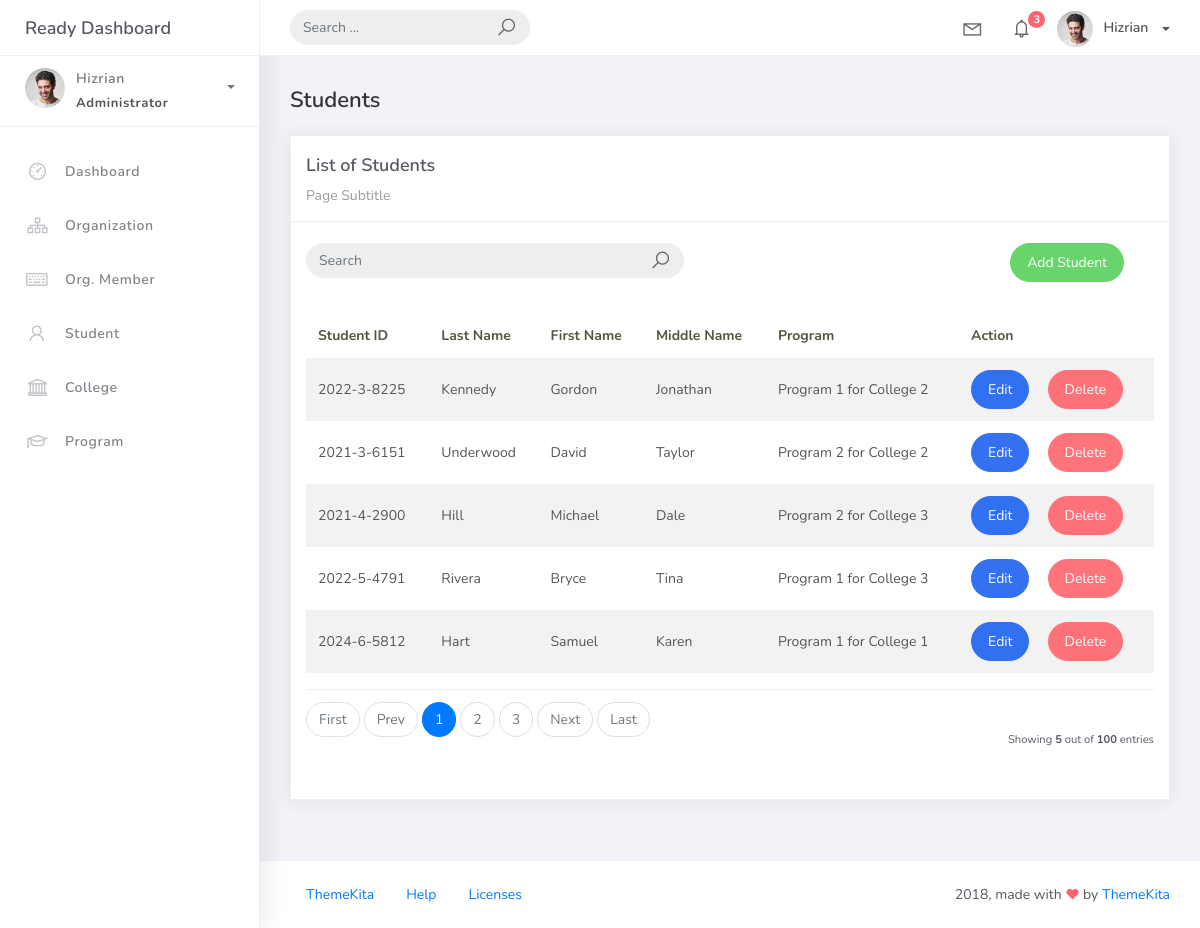
Page /student_list on the earlier database version.
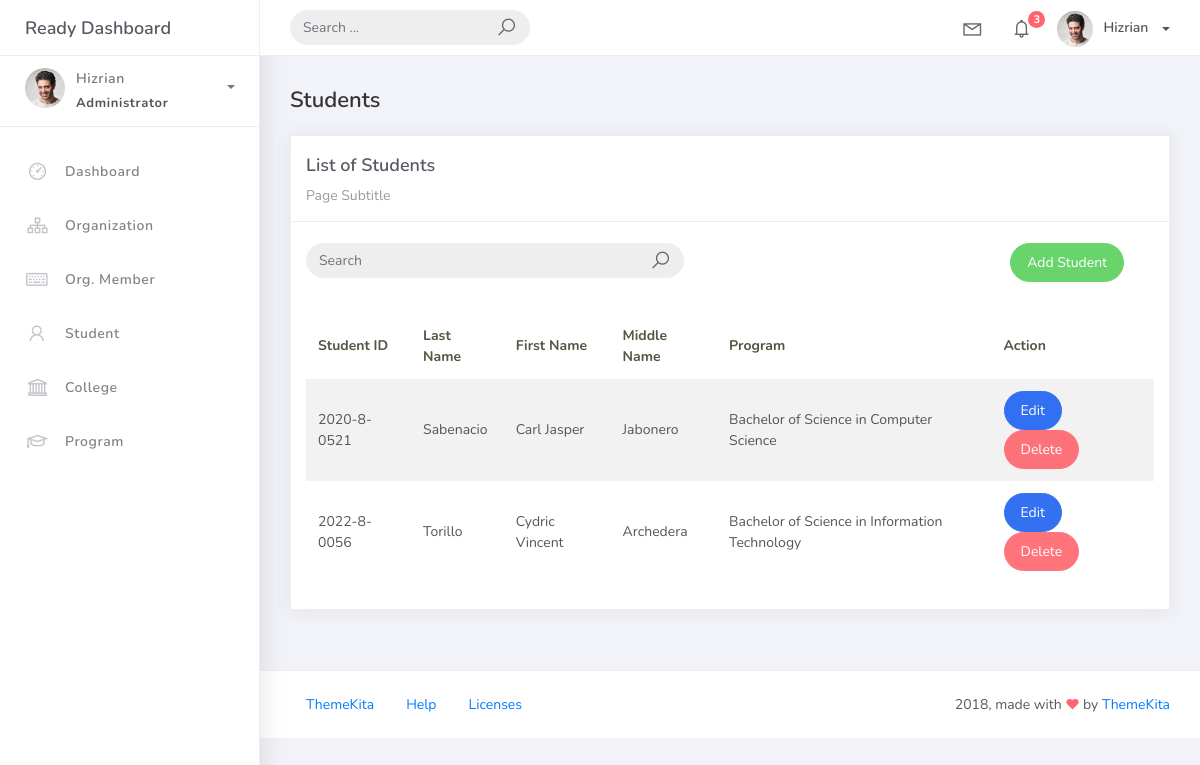
Same page on the later database version.
### studentorg/models.py (models this page shows, shortened)
class BaseModel(models.Model):
    created_at = models.DateTimeField(auto_now_add=True, db_index=True)
    updated_at = models.DateTimeField(auto_now=True)
    class Meta:
        abstract = True

class Student(BaseModel):
    student_id = models.CharField(max_length=15)
    lastname = models.CharField(max_length=25)
    firstname = models.CharField(max_length=25)
    middlename = models.CharField(max_length=25, blank=True, null=True)
    program = models.ForeignKey(Program, on_delete=models.CASCADE)
    college = models.ForeignKey(College, null=True, blank=True, on_delete=models.CASCADE)

class Program(BaseModel):
    prog_name = models.CharField(max_length=150)
    college = models.ForeignKey(College, on_delete=models.CASCADE)
    def __str__(self):
        return self.prog_name

### studentorg/views.py (the view)
# urls.py: path('student_list', StudentList.as_view(), name='student-list'),
class StudentList(ListView):
    model = Student
    context_object_name = 'student'
    template_name = 'student_list.html'
    paginate_by = 5
    def get_queryset(self, *args, **kwargs):
        qs = super(StudentList, self).get_queryset(*args, **kwargs)
        if self.request.GET.get("q") != None:
            query = self.request.GET.get('q')
            qs = qs.filter(Q(student_id__icontains=query) | Q(lastname__icontains=query) | Q(firstname__icontains=query))
        return qs

### templates/student_list.html (shortened to what this page needs)
{% extends 'base.html' %}
{% load static %}
{% block content %}
  <div class="content">
    <div class="container-fluid">
      <h4 class="page-title">Students</h4>
      <div class="row">
        <div class="col-md-12">
          <div class="card">
            <div class="card-header">
              <div class="card-title">List of Students</div>
              <div class="card-category">Page Subtitle</div>
            </div>
            <br />
                <div class="col-md-12 row">
                <div class="col-md-6">
                    <form class="navbar-left navbar-form nav-search mr-md-3" action="{% url 'student-list' %}">
                    <div class="input-group">
                        <input type="text" placeholder="Search" class="form-control" name="q" />
                        <div class="input-group-append">
                        <span class="input-group-text">
                            <i class="la la-search search-icon"></i>
                        </span>
                        </div>
                    </div>
                    </form>
                </div>
                <div class="col-md-6">
                    <div class="pull-right">
                    <a href="{% url 'student-add' %}" class="btn btn-success btn-rounded">Add Student</a>
                    </div>
                </div>
                </div>
            <div class="card-body">
              <table class="table table-striped mt-3">
                <thead>
                  <tr>
                    <th scope="col">Student ID</th>
                    <th scope="col">Last Name</th>
                    <th scope="col">First Name</th>
                    <th scope="col">Middle Name</th>
                    <th scope="col">Program</th>
                    <th scope="col">Action</th>
                  </tr>
                </thead>
                <tbody>
                  {% for object in object_list %}
                    <tr>
                      <td>{{ object.student_id }}</td>
                      <td>{{ object.lastname }}</td>
                      <td>{{ object.firstname }}</td>
                      <td>{{ object.middlename }}</td>
                      <td>{{ object.program }}</td>
                      <td>
                        <a href="student_list/{{ object.id }}" class="btn btn-primary btn-rounded">Edit</a>
                        <a href="student_list/{{ object.id }}/delete" class="btn btn-danger btn-rounded">Delete</a>
                    </td>
                    </tr>
                    {% empty %}
                    <tr>
                      <td colspan="4" style="text-align: center">
                        <p class="text-sm font-weight-bold mb-0">No Records Found</p>
                      </td>
                    </tr>
                  {% endfor %}
                </tbody>
              </table>
              {% include 'includes/pagination.html' %}
            </div>
          </div>
        </div>
      </div>
    </div>
  </div>
{% endblock %}

Differences in the rows shown:
removed Student: student_id "2022-3-8225", lastname "Kennedy", firstname "Gordon", middlename "Jonathan", program "Program 1 for College 2"
removed Student: student_id "2021-3-6151", lastname "Underwood", firstname "David", middlename "Taylor", program "Program 2 for College 2"
removed Student: student_id "2021-4-2900", lastname "Hill", firstname "Michael", middlename "Dale", program "Program 2 for College 3"
removed Student: student_id "2022-5-4791", lastname "Rivera", firstname "Bryce", middlename "Tina", program "Program 1 for College 3"
removed Student: student_id "2024-6-5812", lastname "Hart", firstname "Samuel", middlename "Karen", program "Program 1 for College 1"
added Student: student_id "2020-8-0521", lastname "Sabenacio", firstname "Carl Jasper", middlename "Jabonero", program "Bachelor of Science in Computer Science"
added Student: student_id "2022-8-0056", lastname "Torillo", firstname "Cydric Vincent", middlename "Archedera", program "Bachelor of Science in Information Technology"
Other differences:
{{ object_list.count }}: "5" → (not shown)
{{ paginator.count }}: "100" → (not shown)
text no longer shown: "First Prev Next Last Showing out of entries"
list line gone: "1"
list line gone: "2"
list line gone: "3"
